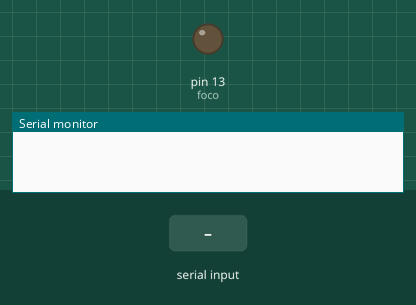
Recording of a sketch running on a simulated Arduino Uno, built with avr-gcc and run on an emulated ATmega328P. Parts: output pins drawn as LEDs (lit = HIGH), the last lines printed to the serial monitor. The inputs (shaded band) are chosen by the test bench.

Above: at 1.2 s.
1.3 s: "1" received over Serial
At 1.9 s:
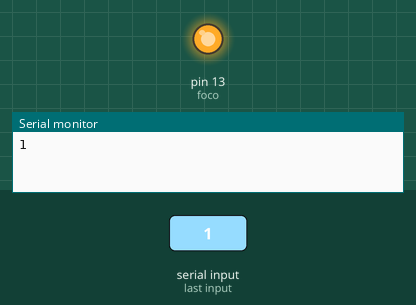
2.8 s: "a" received over Serial
At 3.1 s:
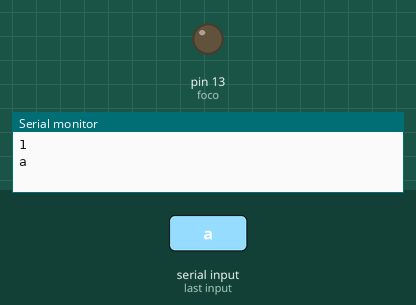
Timing chart, 0 to 5.8 s (numbered marks = the images above; inputs shaded):
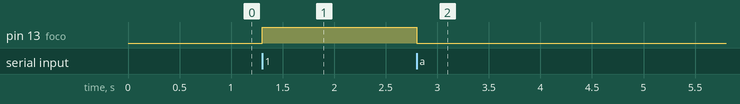

The sketch:

Foco.ino
```cpp
int foco = 13;

char orden;

void setup() {
  Serial.begin(9600);
  pinMode(foco, OUTPUT);
  digitalWrite(foco, LOW);

}

void loop() {

  if (Serial.available() > 0)
  {
    orden = Serial.read();
    Serial.println(orden);

    if (orden == '1')
    {
      digitalWrite(foco, HIGH);
    }
    if (orden == 'a')
    {
      digitalWrite(foco, LOW);
    }
  }


}
```

Measured:
- after the input at 1.3 s, pin 13 (foco): LOW → HIGH at once
- after the input at 2.8 s, pin 13 (foco): HIGH → LOW at once
